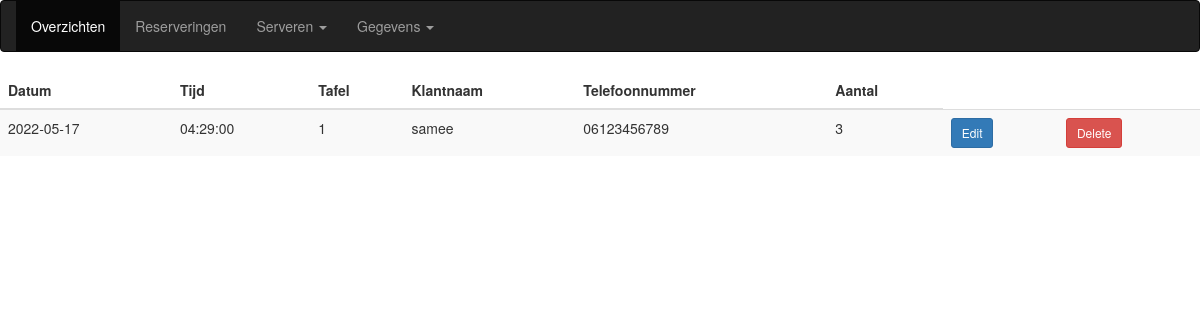
Page /reserveren.php on the committed database.
### tables this page shows
CREATE TABLE `reserveringen` (
  `reserveringenID` int(11) NOT NULL,
  `tafel` int(11) DEFAULT NULL,
  `datum` date DEFAULT NULL,
  `tijd` time DEFAULT NULL,
  `klantenID_ph` int(11) DEFAULT NULL,
  `aantal` int(11) DEFAULT NULL,
  `status` tinyint(4) NOT NULL,
  `datum_toegevoegd` timestamp NOT NULL DEFAULT current_timestamp() ON UPDATE current_timestamp(),
  `aantal_k` int(11) DEFAULT NULL,
  `allergieen` text DEFAULT NULL,
  `opmerkingen` text DEFAULT NULL
);

CREATE TABLE `klanten` (
  `klantenID` int(11) NOT NULL,
  `naam` varchar(20) DEFAULT NULL,
  `telefoon` varchar(11) DEFAULT NULL,
  `email` varchar(128) DEFAULT NULL
);

### database.php (called while the page is built, shortened)
<?php
class DB{
    private $pdo;
    public function __construct($host, $user, $pass, $db, $charset){
        $this->host = $host;
        $this->user = $user;
        $this->pass = $pass;
        $this->db = $db;
        $this->charset = $charset;
        try{
            $dsn = 'mysql:host='. $this->host.';dbname='.$this->db.';charset='.$this->charset;
            $this->pdo = new PDO($dsn, $this->user, $this->pass);
            $this->pdo->setAttribute(PDO::ATTR_ERRMODE, PDO::ERRMODE_EXCEPTION);
            return $this->pdo;
        }
        catch(\PDOException $e){
            echo "Connection Failed: ".$e->getMessage();
        }
    }
                public function showReservering(){
                    try {
                        $query = "SELECT * FROM reserveringen JOIN klanten ON reserveringen.klantenID_ph = klanten.klantenID ";
                        $prep = $this->pdo->prepare($query);
                        $prep->execute();
                        $rows = $prep->fetchAll(PDO::FETCH_ASSOC);
                        return $rows;
                    } catch (\Throwable $th) {
                        throw $th;
                    }
                }
}

### reserveren.php (the view, shortened to what this page needs)
<?php
include_once 'database.php';
$db = new DB('localhost', 'root', '', 'restaurant', 'utf8mb4');
$reserveringen = $db->showReservering();
?>
<!DOCTYPE html>
<html lang="en">
<head>
  <link rel="stylesheet" href="https://maxcdn.bootstrapcdn.com/bootstrap/3.4.1/css/bootstrap.min.css">
</head>
<body>
<nav class="navbar navbar-inverse">
  <div class="container-fluid">
    <ul class="nav navbar-nav">
      <li class="active"><a href="overzichten.php">Overzichten</a></li>
      <li><a href="reserveren.php">Reserveringen</a></li>
      <li class="dropdown"><a class="dropdown-toggle" data-toggle="dropdown" href="#">Serveren <span class="caret"></span></a>
        <li class="dropdown"><a class="dropdown-toggle" data-toggle="dropdown" href="#">Gegevens <span class="caret"></span></a>
      </li>
    </ul>
  </div>
</nav>
  <div id="horizontal">
    <main>
        <table class="table table-striped" id="overzicht">
            <thead class="thead-dark">
                <tr>
                    <th scope="col">Datum</th>
                    <th scope="col">Tijd</th>
                    <th scope="col">Tafel</th>
                    <th scope="col">Klantnaam</th>
                    <th scope="col">Telefoonnummer</th>
                    <th scope="col">Aantal</th>
                </tr>
            </thead>
            <tbody>
                <?php foreach ($reserveringen as $reservering): ?>
                    <tr>
                        <td><?php echo $reservering["datum"]; ?></td>
                        <td><?php echo $reservering["tijd"];?></td>
                        <td><?php echo $reservering["tafel"];?></td>
                        <td><?php echo $reservering["naam"]; ?></td>
                        <td><?php echo $reservering["telefoon"];?></td>
                        <td><?php echo $reservering["aantal"];?></td>
                        <td class="noExl">
                            <a class="btn btn-primary mr-2 btn-sm" href="editreservering.php?reserveringenID=<?php echo $reservering["reserveringenID"]; ?>">Edit</a>
                        </td>
                        <td class="noExl">
                            <a class="btn btn-danger mr-2 btn-sm" href="deletereservering.php?id=<?php echo $reservering["reserveringenID"]; ?>">Delete</a>
                        </td>
                    </tr>
                <?php endforeach; ?>
            </tbody>
        </table>
    </main>
</body>
</html>

### rows in the picture
reserveringen: datum "2022-05-17", tijd "04:29:00", tafel "1", klantenID_ph.naam "samee", klantenID_ph.telefoon "06123456789", aantal "3"
